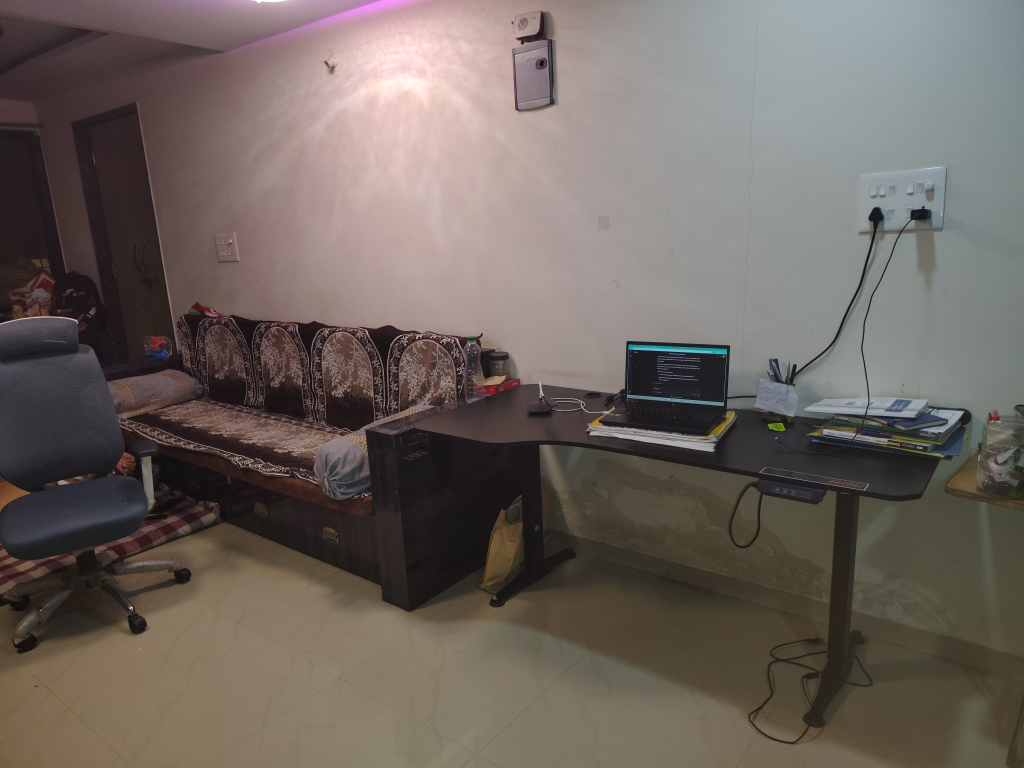
#> input picture room.jpg.jpeg, 4096 x 3072 px, found by its file name (shown at 1/4 size)
$ python coin_counter.py
#> lines starting #> are read from the running program, lines starting #| are printed output that depends on the picture; after the words box and inside, x2 and y2 are one past the last pixel; in counts of white or black regions, pixels touching at a corner belong together
import cv2

# 1. Image load karna (apni photo ka naam yahan likho)
img = cv2.imread(r"C:\\Volume D\\90 day,s robotics challenge\\Learning_OpenCV\\room.jpg.jpeg")
#> img is the input picture: shape (3072, 4096, 3); mean B, G, R 94.8, 100.7, 109.4

#RESIZE
img = cv2.resize(img, (800, 600))
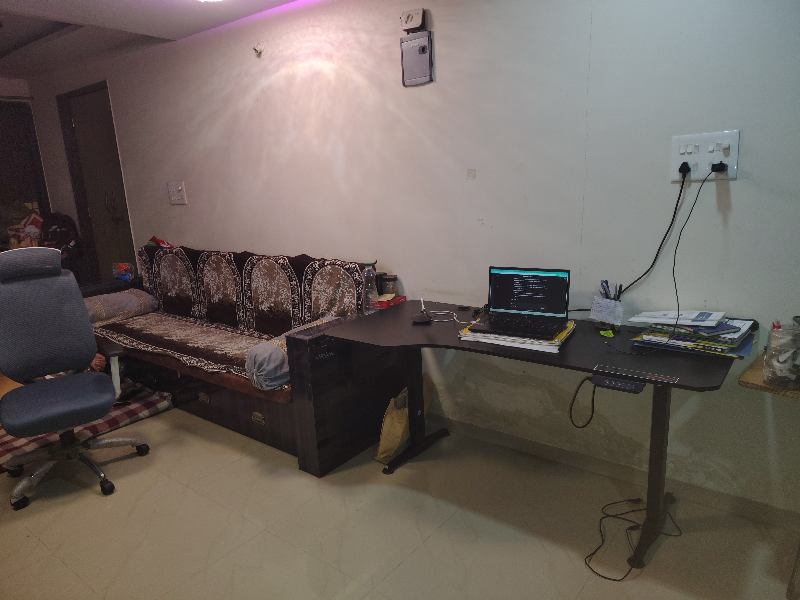
#> img: shape (600, 800, 3); mean B, G, R 94.7, 100.5, 109.3

# 2. Grayscale mein convert karna
gray_img = cv2.cvtColor(img, cv2.COLOR_BGR2GRAY)
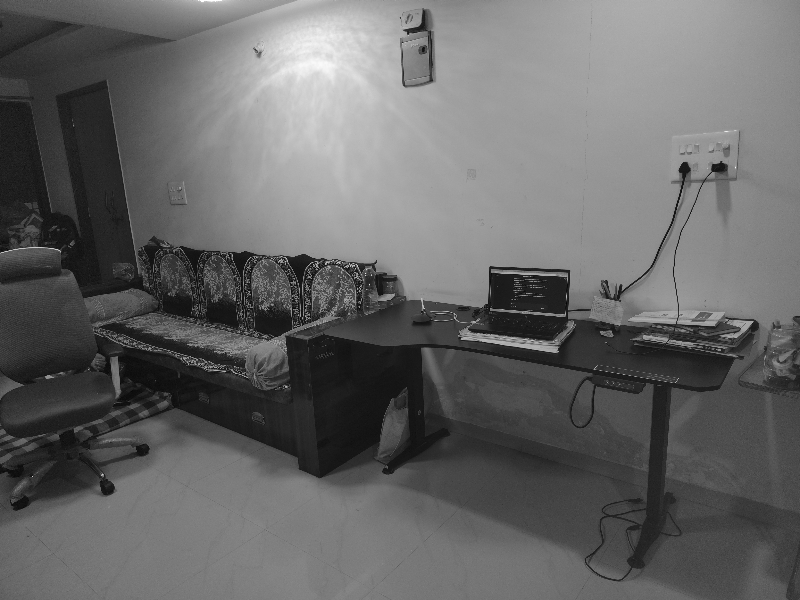
#> gray_img: shape (600, 800); min 3, max 255, mean 102.5

# 3. Gaussian Blur apply karna (noise hatane ke liye)
blurred_img = cv2.GaussianBlur(gray_img, (5, 5), 0)


# 4. Canny Edge Detection (kinare nikalna)
edges = cv2.Canny(blurred_img, 15, 100)
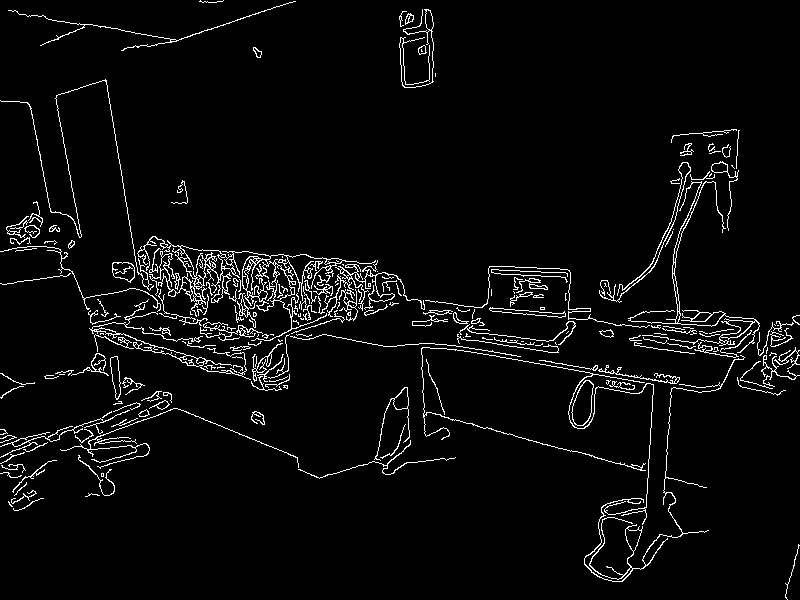
#> edges: shape (600, 800); 4.1% white in thin lines or dots
# 5. Contours find karna
contours, hierarchy = cv2.findContours(edges, cv2.RETR_EXTERNAL, cv2.CHAIN_APPROX_SIMPLE)
#> contours = 217 contours, 163 with area under 20; largest, box (x1, y1, x2, y2) and area: (137, 236, 376, 341) 3762, (571, 380, 594, 426) 674, (628, 181, 760, 353) 646, (584, 355, 745, 582) 406, (89, 299, 232, 367) 352

# 6. Original image par green color se contours draw karna
cv2.drawContours(img, contours, -1, (0, 255, 0), 2)
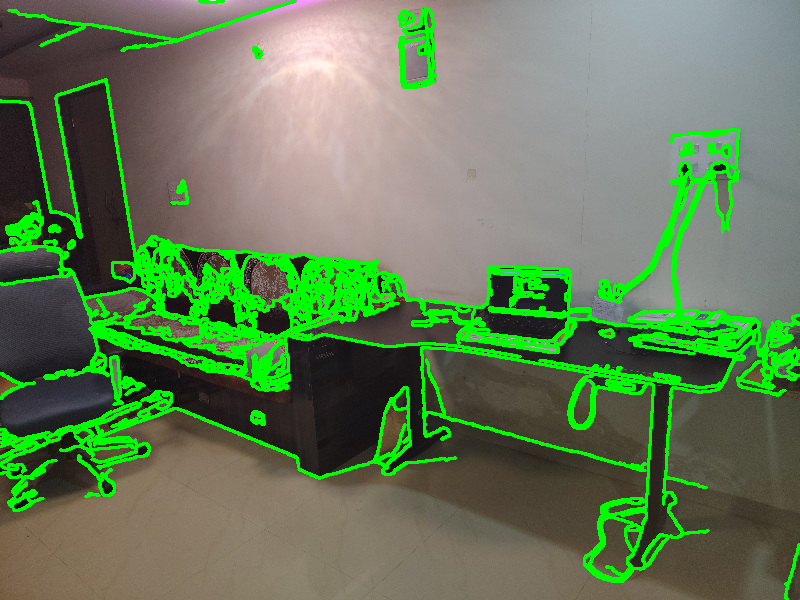
#> img: shape (600, 800, 3); 12.1% of pixels changed, all inside (x1, y1, x2, y2) = (0, 0, 800, 600)

# 7. Total count terminal/console mein print karna
print(f"Total Coins: {len(contours)}")
#| Total Coins: 217

# 8. Results screen par display karna
# Hum original (contours ke sath) aur edges dono ki windows open kar rahe hain
cv2.imshow("Detected Coins", img)
cv2.imshow("Canny Edges (Computer Vision)", edges)

# Kisi bhi key ke press hone ka wait karna aur phir windows close karna
cv2.waitKey(0)
cv2.destroyAllWindows()
